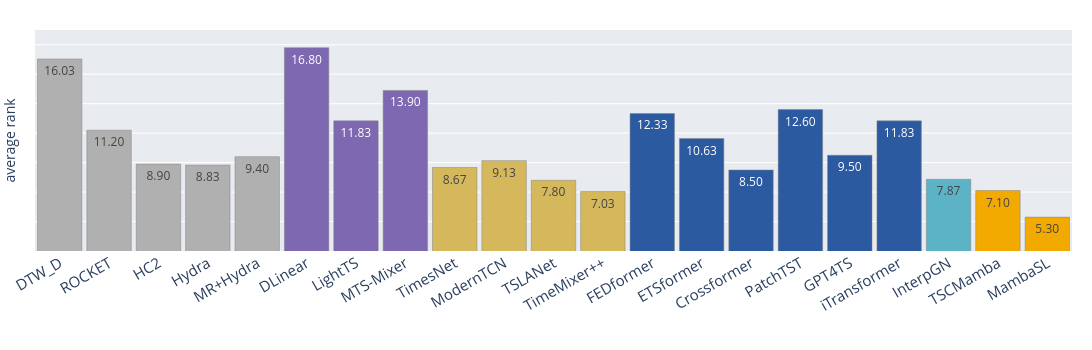

The notebook cell saved with this chart:
### Code cell
# 색상 매핑
color_map = {
    "Non-DL": "#B0B0B0",            # 회색
    "MLP-based": "#7D68B1",           # 오렌지
    "CNN-based": "#D5B85B",          # 스카이 블루
    "Transformer-based": "#2C5AA0",  # 다크 블루
    "Shaplet+CNN": "#5BB3C5",        # 노랑
    # "Mamba-based": "#AC6168",          # 청록
    "Mamba-based": "#F2A900",        # 노랑
    # "Ours": "#F2A900",        # 노랑
}


# 메달 이모지
medals = ["🥇", "🥈", "🥉"]


fig = px.bar(df_rank_pivot[df_rank_pivot['ranktype'] == 'all dataset'], x='model', y='rank', 
             text='rank',
             text_auto='.2f',
             category_orders={'model': df_rank_pivot['model'].unique()},
             custom_data=['categories'],
             )

fig.update_traces(
    marker=dict(line_color="grey", pattern_fillmode="replace"),
    marker_color=df_rank_pivot['categories'].iloc[::2].map(color_map),
    texttemplate='%{text:.2f}',
    textposition='inside',
    hovertemplate='<b>%{x}</b><br>Category: %{customdata[0]}<br>Rank: %{y:.6f}<extra></extra>',
)



# add medal emojis to the top of the bars
top3 = df_rank_pivot[(df_rank_pivot['ranktype'] == 'all dataset')].nsmallest(3, 'rank')
for i, (j, row) in enumerate(top3.iterrows()):
    # find x position of the bar
    x_pos = df_rank_pivot[df_rank_pivot['model'] == row['model']].index[0] // 2
    fig.add_annotation(
        x=x_pos,
        y=row['rank'] + 1.2,  # Adjust the y position to place the emoji above the bar
        text=medals[i],
        showarrow=False,
        font=dict(size=25, family="Noto Color Emoji"),  # Adjust the size of the emoji
        align='center',
        bgcolor='rgba(0,0,0,0)',  # Transparent background
    )







fig.update_layout(
    # template="plotly_white",
    paper_bgcolor='rgba(0,0,0,0)',  # 투명 배경
    plot_bgcolor="#E8ECF1",  # 연한 회색 배경
    height=350,
    width=1200,
    barmode='group',
    bargap=0.1,  # 바 간격 조절
    bargroupgap=0.0,  # 그룹 간격 조절
    # title_text="Classification Performance of TSC Models",
    margin=dict(l=20, r=20, t=30, b=10),
    title_x=0.5,  # center the title
    title_font=dict(size=16),
    yaxis_title="average rank",
    # legend=dict(
    #     title_text="Categories",
    #     title_font=dict(size=14),
    #     font=dict(size=12)
    # ),
    showlegend=False,  # Hide legend
    # font=dict(size=15)
)
fig.update_xaxes(
    title_text="",
    tickangle=-30,
    tickfont=dict(size=15)
)
fig.update_yaxes(showticklabels=False, range=[3,18], 
                 tickvals=list(range(3,19,2)),)
fig.show()

# # save the figure
# write_image(fig, f'figures_tmp/barplot (rank).pdf', scale=2, format='pdf', width=1200, height=350)

### Figure 1 — Plotly figure (JSON) as saved in the notebook; plotly's stock layout.template omitted (floating-point values rounded to 4 significant figures)
{"data": [{"customdata": [["Non-DL"], ["Non-DL"], ["Non-DL"], ["Non-DL"], ["Non-DL"], ["MLP-based"], ["MLP-based"], ["MLP-based"], ["CNN-based"], ["CNN-based"], ["CNN-based"], ["CNN-based"], ["Transformer-based"], ["Transformer-based"], ["Transformer-based"], ["Transformer-based"], ["Transformer-based"], ["Transformer-based"], ["Shaplet+CNN"], ["Mamba-based"], ["Mamba-based"]], "hovertemplate": "<b>%{x}</b><br>Category: %{customdata[0]}<br>Rank: %{y:.6f}<extra></extra>", "legendgroup": "", "marker": {"color": ["#B0B0B0", "#B0B0B0", "#B0B0B0", "#B0B0B0", "#B0B0B0", "#7D68B1", "#7D68B1", "#7D68B1", "#D5B85B", "#D5B85B", "#D5B85B", "#D5B85B", "#2C5AA0", "#2C5AA0", "#2C5AA0", "#2C5AA0", "#2C5AA0", "#2C5AA0", "#5BB3C5", "#F2A900", "#F2A900"], "line": {"color": "grey"}, "pattern": {"fillmode": "replace", "shape": ""}}, "name": "", "orientation": "v", "showlegend": false, "text": [16.03, 11.2, 8.9, 8.833, 9.4, 16.8, 11.83, 13.9, 8.667, 9.133, 7.8, 7.033, 12.33, 10.63, 8.5, 12.6, 9.5, 11.83, 7.867, 7.1, 5.3], "textposition": "inside", "texttemplate": "%{text:.2f}", "type": "bar", "x": ["DTW_D", "ROCKET", "HC2", "Hydra", "MR+Hydra", "DLinear", "LightTS", "MTS-Mixer", "TimesNet", "ModernTCN", "TSLANet", "TimeMixer++", "FEDformer", "ETSformer", "Crossformer", "PatchTST", "GPT4TS", "iTransformer", "InterpGN", "TSCMamba", "MambaSL"], "xaxis": "x", "y": [16.03, 11.2, 8.9, 8.833, 9.4, 16.8, 11.83, 13.9, 8.667, 9.133, 7.8, 7.033, 12.33, 10.63, 8.5, 12.6, 9.5, 11.83, 7.867, 7.1, 5.3], "yaxis": "y"}], "layout": {"annotations": [{"align": "center", "bgcolor": "rgba(0,0,0,0)", "font": {"family": "Noto Color Emoji", "size": 25}, "showarrow": false, "text": "🥇", "x": 20, "y": 6.5}, {"align": "center", "bgcolor": "rgba(0,0,0,0)", "font": {"family": "Noto Color Emoji", "size": 25}, "showarrow": false, "text": "🥈", "x": 11, "y": 8.233}, {"align": "center", "bgcolor": "rgba(0,0,0,0)", "font": {"family": "Noto Color Emoji", "size": 25}, "showarrow": false, "text": "🥉", "x": 19, "y": 8.3}], "bargap": 0.1, "bargroupgap": 0, "barmode": "group", "height": 350, "legend": {"tracegroupgap": 0}, "margin": {"b": 10, "l": 20, "r": 20, "t": 30}, "paper_bgcolor": "rgba(0,0,0,0)", "plot_bgcolor": "#E8ECF1", "showlegend": false, "title": {"font": {"size": 16}, "x": 0.5}, "width": 1200, "xaxis": {"anchor": "y", "categoryarray": ["DTW_D", "ROCKET", "HC2", "Hydra", "MR+Hydra", "DLinear", "LightTS", "MTS-Mixer", "TimesNet", "ModernTCN", "TSLANet", "TimeMixer++", "FEDformer", "ETSformer", "Crossformer", "PatchTST", "GPT4TS", "iTransformer", "InterpGN", "TSCMamba", "MambaSL"], "categoryorder": "array", "domain": [0, 1], "tickangle": -30, "tickfont": {"size": 15}, "title": {"text": ""}}, "yaxis": {"anchor": "x", "domain": [0, 1], "range": [3, 18], "showticklabels": false, "tickvals": [3, 5, 7, 9, 11, 13, 15, 17], "title": {"text": "average rank"}}}}
